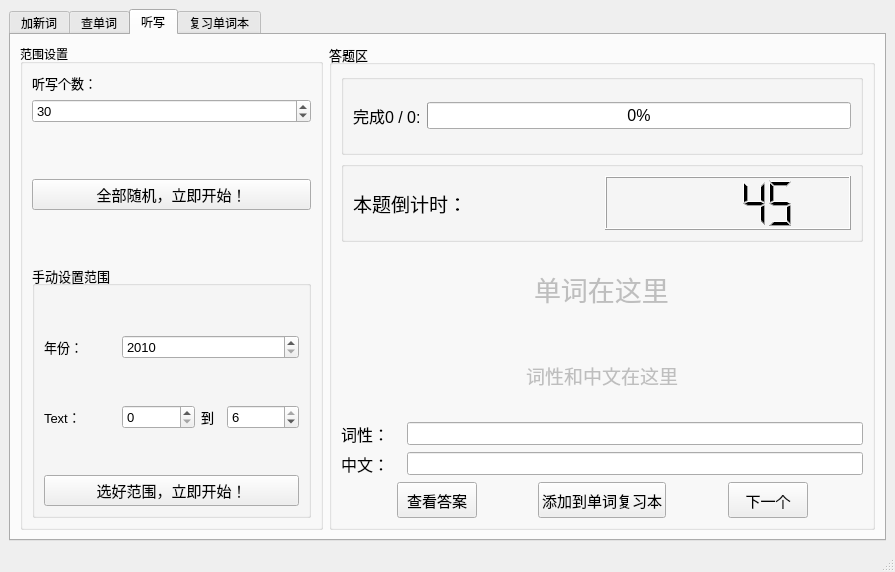
<?xml version="1.0" encoding="UTF-8"?>
<ui version="4.0">
 <class>MainWindow</class>
 <widget class="QMainWindow" name="MainWindow">
  <property name="geometry">
   <rect>
    <x>0</x>
    <y>0</y>
    <width>895</width>
    <height>572</height>
   </rect>
  </property>
  <property name="windowTitle">
   <string>MainWindow</string>
  </property>
  <widget class="QWidget" name="centralwidget">
   <layout class="QGridLayout" name="gridLayout">
    <item row="0" column="0">
     <widget class="QTabWidget" name="tabWidget">
      <property name="currentIndex">
       <number>2</number>
      </property>
      <widget class="QWidget" name="tab_1">
       <attribute name="title">
        <string>加新词</string>
       </attribute>
       <layout class="QVBoxLayout" name="verticalLayout">
        <item>
         <widget class="QGroupBox" name="groupBox_11">
          <property name="font">
           <font>
            <family>Microsoft YaHei UI</family>
            <pointsize>9</pointsize>
           </font>
          </property>
          <property name="title">
           <string>往词典里添加新单词，宝贝可以自己修改添加</string>
          </property>
          <layout class="QGridLayout" name="gridLayout_11">
           <item row="1" column="0">
            <layout class="QHBoxLayout" name="horizontalLayout_5">
             <item>
              <widget class="QPushButton" name="pushButton_add">
               <property name="minimumSize">
                <size>
                 <width>36</width>
                 <height>36</height>
                </size>
               </property>
               <property name="maximumSize">
                <size>
                 <width>36</width>
                 <height>36</height>
                </size>
               </property>
               <property name="font">
                <font>
                 <family>Consolas</family>
                 <pointsize>20</pointsize>
                 <weight>75</weight>
                 <italic>false</italic>
                 <bold>true</bold>
                </font>
               </property>
               <property name="text">
                <string>+</string>
               </property>
              </widget>
             </item>
             <item>
              <widget class="QPushButton" name="pushButton_remove">
               <property name="minimumSize">
                <size>
                 <width>36</width>
                 <height>36</height>
                </size>
               </property>
               <property name="maximumSize">
                <size>
                 <width>36</width>
                 <height>36</height>
                </size>
               </property>
               <property name="font">
                <font>
                 <family>Consolas</family>
                 <pointsize>20</pointsize>
                 <weight>75</weight>
                 <bold>true</bold>
                </font>
               </property>
               <property name="text">
                <string>—</string>
               </property>
              </widget>
             </item>
             <item>
              <spacer name="horizontalSpacer_6">
               <property name="orientation">
                <enum>Qt::Horizontal</enum>
               </property>
               <property name="sizeHint" stdset="0">
                <size>
                 <width>40</width>
                 <height>20</height>
                </size>
               </property>
              </spacer>
             </item>
             <item>
              <widget class="QPushButton" name="pushButton_undo">
               <property name="minimumSize">
                <size>
                 <width>36</width>
                 <height>36</height>
                </size>
               </property>
               <property name="maximumSize">
                <size>
                 <width>36</width>
                 <height>36</height>
                </size>
               </property>
               <property name="styleSheet">
                <string notr="true">QPushButton{border-image: url(:/redo-undo/undo.png);}
QPushButton:hover{border-image: url(:/redo-undo/undo-2.png);}
QPushButton:pressed{border-image: url(:/redo-undo/undo-1.png);}</string>
               </property>
               <property name="text">
                <string/>
               </property>
              </widget>
             </item>
             <item>
              <widget class="QPushButton" name="pushButton_redo">
               <property name="minimumSize">
                <size>
                 <width>36</width>
                 <height>36</height>
                </size>
               </property>
               <property name="maximumSize">
                <size>
                 <width>36</width>
                 <height>36</height>
                </size>
               </property>
               <property name="styleSheet">
                <string notr="true">QPushButton{border-image: url(:/redo-undo/redo.png);}
QPushButton:hover{border-image: url(:/redo-undo/redo-2.png);}
QPushButton:pressed{border-image: url(:/redo-undo/redo-1.png);}</string>
               </property>
               <property name="text">
                <string/>
               </property>
              </widget>
             </item>
             <item>
              <widget class="QPushButton" name="pushButton_add_word_save">
               <property name="font">
                <font>
                 <family>Showcard Gothic</family>
                 <pointsize>12</pointsize>
                </font>
               </property>
               <property name="text">
                <string>SAVE</string>
               </property>
              </widget>
             </item>
            </layout>
           </item>
           <item row="0" column="0" colspan="2">
            <widget class="QTableWidget" name="tableWidget_add_word">
             <property name="font">
              <font>
               <pointsize>10</pointsize>
              </font>
             </property>
             <property name="contextMenuPolicy">
              <enum>Qt::CustomContextMenu</enum>
             </property>
             <attribute name="horizontalHeaderVisible">
              <bool>false</bool>
             </attribute>
             <attribute name="verticalHeaderVisible">
              <bool>false</bool>
             </attribute>
             <column>
              <property name="text">
               <string>年份</string>
              </property>
             </column>
             <column>
              <property name="text">
               <string>Text</string>
              </property>
             </column>
             <column>
              <property name="text">
               <string>单词</string>
              </property>
             </column>
             <column>
              <property name="text">
               <string>词性</string>
              </property>
             </column>
             <column>
              <property name="text">
               <string>中文</string>
              </property>
             </column>
            </widget>
           </item>
          </layout>
         </widget>
        </item>
       </layout>
      </widget>
      <widget class="QWidget" name="tab_2">
       <attribute name="title">
        <string>查单词</string>
       </attribute>
       <layout class="QVBoxLayout" name="verticalLayout_3">
        <item>
         <widget class="QGroupBox" name="groupBox_2">
          <property name="title">
           <string>快捷查词</string>
          </property>
          <layout class="QGridLayout" name="gridLayout_3">
           <item row="1" column="0" colspan="2">
            <layout class="QHBoxLayout" name="horizontalLayout_3">
             <item>
              <widget class="QLabel" name="label">
               <property name="text">
                <string>年份：</string>
               </property>
              </widget>
             </item>
             <item>
              <widget class="QComboBox" name="comboBox_year">
               <property name="minimumSize">
                <size>
                 <width>100</width>
                 <height>0</height>
                </size>
               </property>
               <property name="currentText">
                <string/>
               </property>
              </widget>
             </item>
             <item>
              <spacer name="horizontalSpacer_5">
               <property name="orientation">
                <enum>Qt::Horizontal</enum>
               </property>
               <property name="sizeHint" stdset="0">
                <size>
                 <width>40</width>
                 <height>20</height>
                </size>
               </property>
              </spacer>
             </item>
             <item>
              <widget class="QLabel" name="label_2">
               <property name="text">
                <string>Text：</string>
               </property>
              </widget>
             </item>
             <item>
              <widget class="QComboBox" name="comboBox_lesson">
               <property name="minimumSize">
                <size>
                 <width>100</width>
                 <height>0</height>
                </size>
               </property>
              </widget>
             </item>
             <item>
              <spacer name="horizontalSpacer_7">
               <property name="orientation">
                <enum>Qt::Horizontal</enum>
               </property>
               <property name="sizeHint" stdset="0">
                <size>
                 <width>40</width>
                 <height>20</height>
                </size>
               </property>
              </spacer>
             </item>
             <item>
              <widget class="QLabel" name="label_search_word">
               <property name="text">
                <string>输入查询内容：</string>
               </property>
              </widget>
             </item>
             <item>
              <widget class="QLineEdit" name="lineEdit_search_word">
               <property name="minimumSize">
                <size>
                 <width>240</width>
                 <height>0</height>
                </size>
               </property>
              </widget>
             </item>
             <item>
              <widget class="QPushButton" name="pushButton_search_word">
               <property name="text">
                <string>快查一下</string>
               </property>
              </widget>
             </item>
            </layout>
           </item>
          </layout>
         </widget>
        </item>
        <item>
         <layout class="QHBoxLayout" name="horizontalLayout_6" stretch="8,2">
          <item>
           <widget class="QTableWidget" name="tableWidget_search_word">
            <column>
             <property name="text">
              <string>年份</string>
             </property>
            </column>
            <column>
             <property name="text">
              <string>Text</string>
             </property>
            </column>
            <column>
             <property name="text">
              <string>单词</string>
             </property>
            </column>
            <column>
             <property name="text">
              <string>词性</string>
             </property>
            </column>
            <column>
             <property name="text">
              <string>中文</string>
             </property>
            </column>
           </widget>
          </item>
          <item>
           <widget class="QGroupBox" name="groupBox">
            <property name="title">
             <string>历史搜索记录</string>
            </property>
            <layout class="QVBoxLayout" name="verticalLayout_4">
             <item>
              <widget class="QListWidget" name="listWidget_history">
               <property name="maximumSize">
                <size>
                 <width>16777215</width>
                 <height>16777215</height>
                </size>
               </property>
              </widget>
             </item>
             <item>
              <widget class="QPushButton" name="pushButton_history">
               <property name="text">
                <string>清空</string>
               </property>
              </widget>
             </item>
            </layout>
           </widget>
          </item>
         </layout>
        </item>
       </layout>
      </widget>
      <widget class="QWidget" name="tab_3">
       <attribute name="title">
        <string>听写</string>
       </attribute>
       <layout class="QGridLayout" name="gridLayout_4" columnstretch="5,9">
        <item row="0" column="0">
         <widget class="QGroupBox" name="groupBox_3">
          <property name="title">
           <string>范围设置</string>
          </property>
          <layout class="QVBoxLayout" name="verticalLayout_2">
           <item>
            <widget class="QLabel" name="label_range_num">
             <property name="font">
              <font>
               <family>Microsoft YaHei UI</family>
               <pointsize>10</pointsize>
              </font>
             </property>
             <property name="text">
              <string>听写个数：</string>
             </property>
            </widget>
           </item>
           <item>
            <widget class="QSpinBox" name="spinBox_num">
             <property name="font">
              <font>
               <family>Microsoft YaHei UI</family>
               <pointsize>10</pointsize>
              </font>
             </property>
             <property name="maximum">
              <number>999</number>
             </property>
             <property name="singleStep">
              <number>5</number>
             </property>
             <property name="value">
              <number>30</number>
             </property>
            </widget>
           </item>
           <item>
            <spacer name="verticalSpacer_6">
             <property name="orientation">
              <enum>Qt::Vertical</enum>
             </property>
             <property name="sizeHint" stdset="0">
              <size>
               <width>20</width>
               <height>40</height>
              </size>
             </property>
            </spacer>
           </item>
           <item>
            <widget class="QPushButton" name="pushButton_range_start1">
             <property name="font">
              <font>
               <family>Microsoft YaHei UI</family>
               <pointsize>11</pointsize>
              </font>
             </property>
             <property name="text">
              <string>全部随机，立即开始！</string>
             </property>
            </widget>
           </item>
           <item>
            <spacer name="verticalSpacer">
             <property name="orientation">
              <enum>Qt::Vertical</enum>
             </property>
             <property name="sizeHint" stdset="0">
              <size>
               <width>20</width>
               <height>40</height>
              </size>
             </property>
            </spacer>
           </item>
           <item>
            <widget class="QGroupBox" name="groupBox_5">
             <property name="font">
              <font>
               <family>Microsoft YaHei UI</family>
               <pointsize>10</pointsize>
              </font>
             </property>
             <property name="title">
              <string>手动设置范围</string>
             </property>
             <layout class="QGridLayout" name="gridLayout_5">
              <item row="2" column="0">
               <spacer name="verticalSpacer_3">
                <property name="orientation">
                 <enum>Qt::Vertical</enum>
                </property>
                <property name="sizeHint" stdset="0">
                 <size>
                  <width>20</width>
                  <height>40</height>
                 </size>
                </property>
               </spacer>
              </item>
              <item row="7" column="0" colspan="4">
               <widget class="QPushButton" name="pushButton_range_start2">
                <property name="font">
                 <font>
                  <family>Microsoft YaHei UI</family>
                  <pointsize>11</pointsize>
                 </font>
                </property>
                <property name="text">
                 <string>选好范围，立即开始！</string>
                </property>
               </widget>
              </item>
              <item row="3" column="1">
               <widget class="QSpinBox" name="spinBox_text_from">
                <property name="minimum">
                 <number>0</number>
                </property>
                <property name="maximum">
                 <number>6</number>
                </property>
                <property name="value">
                 <number>0</number>
                </property>
               </widget>
              </item>
              <item row="3" column="3">
               <widget class="QSpinBox" name="spinBox_text_to">
                <property name="maximum">
                 <number>6</number>
                </property>
                <property name="value">
                 <number>6</number>
                </property>
               </widget>
              </item>
              <item row="1" column="0">
               <widget class="QLabel" name="label_range_year">
                <property name="text">
                 <string>年份：</string>
                </property>
               </widget>
              </item>
              <item row="3" column="2">
               <widget class="QLabel" name="label_range_to">
                <property name="maximumSize">
                 <size>
                  <width>20</width>
                  <height>16777215</height>
                 </size>
                </property>
                <property name="text">
                 <string>到</string>
                </property>
               </widget>
              </item>
              <item row="1" column="1" colspan="3">
               <widget class="QSpinBox" name="spinBox_year">
                <property name="minimum">
                 <number>2010</number>
                </property>
                <property name="maximum">
                 <number>2021</number>
                </property>
               </widget>
              </item>
              <item row="0" column="0">
               <spacer name="verticalSpacer_2">
                <property name="orientation">
                 <enum>Qt::Vertical</enum>
                </property>
                <property name="sizeHint" stdset="0">
                 <size>
                  <width>20</width>
                  <height>40</height>
                 </size>
                </property>
               </spacer>
              </item>
              <item row="3" column="0">
               <widget class="QLabel" name="label_range_text">
                <property name="text">
                 <string>Text：</string>
                </property>
               </widget>
              </item>
              <item row="6" column="0">
               <spacer name="verticalSpacer_5">
                <property name="orientation">
                 <enum>Qt::Vertical</enum>
                </property>
                <property name="sizeHint" stdset="0">
                 <size>
                  <width>20</width>
                  <height>40</height>
                 </size>
                </property>
               </spacer>
              </item>
             </layout>
            </widget>
           </item>
          </layout>
         </widget>
        </item>
        <item row="0" column="1">
         <widget class="QGroupBox" name="groupBox_4">
          <property name="font">
           <font>
            <family>Microsoft YaHei UI</family>
            <pointsize>10</pointsize>
           </font>
          </property>
          <property name="title">
           <string>答题区</string>
          </property>
          <layout class="QGridLayout" name="gridLayout_8">
           <item row="6" column="0">
            <widget class="QLabel" name="label_input_chinese">
             <property name="maximumSize">
              <size>
               <width>60</width>
               <height>16777215</height>
              </size>
             </property>
             <property name="font">
              <font>
               <pointsize>12</pointsize>
              </font>
             </property>
             <property name="text">
              <string>中文：</string>
             </property>
            </widget>
           </item>
           <item row="3" column="0" colspan="3" alignment="Qt::AlignHCenter">
            <widget class="QLabel" name="label_word">
             <property name="enabled">
              <bool>false</bool>
             </property>
             <property name="font">
              <font>
               <family>Microsoft YaHei UI</family>
               <pointsize>20</pointsize>
              </font>
             </property>
             <property name="text">
              <string>单词在这里</string>
             </property>
            </widget>
           </item>
           <item row="5" column="0">
            <widget class="QLabel" name="label_input_attr">
             <property name="maximumSize">
              <size>
               <width>60</width>
               <height>16777215</height>
              </size>
             </property>
             <property name="font">
              <font>
               <pointsize>12</pointsize>
              </font>
             </property>
             <property name="text">
              <string>词性：</string>
             </property>
            </widget>
           </item>
           <item row="0" column="0" colspan="3">
            <widget class="QGroupBox" name="groupBox_6">
             <property name="font">
              <font>
               <family>Microsoft YaHei UI</family>
               <pointsize>10</pointsize>
              </font>
             </property>
             <property name="title">
              <string/>
             </property>
             <layout class="QGridLayout" name="gridLayout_6">
              <item row="0" column="0">
               <widget class="QLabel" name="label_finish">
                <property name="font">
                 <font>
                  <pointsize>12</pointsize>
                 </font>
                </property>
                <property name="text">
                 <string>完成0 / 0:</string>
                </property>
               </widget>
              </item>
              <item row="0" column="1">
               <widget class="QProgressBar" name="progressBar_finish">
                <property name="font">
                 <font>
                  <pointsize>12</pointsize>
                 </font>
                </property>
                <property name="value">
                 <number>0</number>
                </property>
               </widget>
              </item>
             </layout>
            </widget>
           </item>
           <item row="5" column="1" colspan="2">
            <widget class="QLineEdit" name="lineEdit_input_attr"/>
           </item>
           <item row="7" column="0" colspan="3">
            <layout class="QHBoxLayout" name="horizontalLayout">
             <item>
              <spacer name="horizontalSpacer">
               <property name="orientation">
                <enum>Qt::Horizontal</enum>
               </property>
               <property name="sizeHint" stdset="0">
                <size>
                 <width>40</width>
                 <height>20</height>
                </size>
               </property>
              </spacer>
             </item>
             <item>
              <widget class="QPushButton" name="pushButton_get_answer">
               <property name="minimumSize">
                <size>
                 <width>0</width>
                 <height>36</height>
                </size>
               </property>
               <property name="font">
                <font>
                 <pointsize>11</pointsize>
                </font>
               </property>
               <property name="text">
                <string>查看答案</string>
               </property>
              </widget>
             </item>
             <item>
              <spacer name="horizontalSpacer_2">
               <property name="orientation">
                <enum>Qt::Horizontal</enum>
               </property>
               <property name="sizeHint" stdset="0">
                <size>
                 <width>40</width>
                 <height>20</height>
                </size>
               </property>
              </spacer>
             </item>
             <item>
              <widget class="QPushButton" name="pushButton_add_to_notebook">
               <property name="minimumSize">
                <size>
                 <width>0</width>
                 <height>36</height>
                </size>
               </property>
               <property name="font">
                <font>
                 <pointsize>11</pointsize>
                </font>
               </property>
               <property name="text">
                <string>添加到单词复习本</string>
               </property>
              </widget>
             </item>
             <item>
              <spacer name="horizontalSpacer_4">
               <property name="orientation">
                <enum>Qt::Horizontal</enum>
               </property>
               <property name="sizeHint" stdset="0">
                <size>
                 <width>40</width>
                 <height>20</height>
                </size>
               </property>
              </spacer>
             </item>
             <item>
              <widget class="QPushButton" name="pushButton_next_word">
               <property name="minimumSize">
                <size>
                 <width>0</width>
                 <height>36</height>
                </size>
               </property>
               <property name="font">
                <font>
                 <pointsize>11</pointsize>
                </font>
               </property>
               <property name="text">
                <string>下一个</string>
               </property>
              </widget>
             </item>
             <item>
              <spacer name="horizontalSpacer_3">
               <property name="orientation">
                <enum>Qt::Horizontal</enum>
               </property>
               <property name="sizeHint" stdset="0">
                <size>
                 <width>40</width>
                 <height>20</height>
                </size>
               </property>
              </spacer>
             </item>
            </layout>
           </item>
           <item row="4" column="0" colspan="3" alignment="Qt::AlignHCenter">
            <widget class="QLabel" name="label_chinese_attr">
             <property name="enabled">
              <bool>false</bool>
             </property>
             <property name="font">
              <font>
               <pointsize>14</pointsize>
              </font>
             </property>
             <property name="text">
              <string>词性和中文在这里</string>
             </property>
            </widget>
           </item>
           <item row="1" column="0" colspan="3">
            <widget class="QGroupBox" name="groupBox_7">
             <property name="font">
              <font>
               <family>Microsoft YaHei UI</family>
               <pointsize>10</pointsize>
              </font>
             </property>
             <property name="title">
              <string/>
             </property>
             <layout class="QGridLayout" name="gridLayout_7">
              <item row="0" column="0">
               <widget class="QLabel" name="label_timer">
                <property name="font">
                 <font>
                  <family>Microsoft YaHei UI</family>
                  <pointsize>14</pointsize>
                 </font>
                </property>
                <property name="text">
                 <string>本题倒计时：</string>
                </property>
               </widget>
              </item>
              <item row="0" column="1">
               <widget class="QLCDNumber" name="lcdNumber_timer">
                <property name="font">
                 <font>
                  <family>Microsoft YaHei UI</family>
                  <pointsize>12</pointsize>
                 </font>
                </property>
                <property name="intValue" stdset="0">
                 <number>45</number>
                </property>
               </widget>
              </item>
             </layout>
            </widget>
           </item>
           <item row="6" column="1" colspan="2">
            <widget class="QLineEdit" name="lineEdit_input_chinese"/>
           </item>
          </layout>
         </widget>
        </item>
       </layout>
      </widget>
      <widget class="QWidget" name="tab_4">
       <attribute name="title">
        <string>复习单词本</string>
       </attribute>
       <layout class="QGridLayout" name="gridLayout_9">
        <item row="0" column="0">
         <widget class="QGroupBox" name="groupBox_8">
          <property name="font">
           <font>
            <family>Microsoft YaHei UI</family>
            <pointsize>9</pointsize>
           </font>
          </property>
          <property name="title">
           <string>记录错词和难词，宝贝可以自己修改添加</string>
          </property>
          <layout class="QGridLayout" name="gridLayout_10">
           <item row="1" column="0">
            <widget class="QPushButton" name="pushButton_notebook_addLine">
             <property name="text">
              <string>添加一行</string>
             </property>
            </widget>
           </item>
           <item row="0" column="0">
            <widget class="QTableWidget" name="tableWidget_notebook"/>
           </item>
           <item row="2" column="0">
            <widget class="QPushButton" name="pushButton_notebook_delLine">
             <property name="text">
              <string>删除选中行</string>
             </property>
            </widget>
           </item>
          </layout>
         </widget>
        </item>
        <item row="1" column="0">
         <widget class="QGroupBox" name="groupBox_9">
          <property name="title">
           <string/>
          </property>
          <layout class="QHBoxLayout" name="horizontalLayout_2">
           <item>
            <widget class="QPushButton" name="pushButton_notebook_rollback">
             <property name="text">
              <string>撤销修改</string>
             </property>
            </widget>
           </item>
           <item>
            <widget class="QPushButton" name="pushButton_notebook_save">
             <property name="text">
              <string>保存修改</string>
             </property>
            </widget>
           </item>
          </layout>
         </widget>
        </item>
       </layout>
      </widget>
     </widget>
    </item>
   </layout>
  </widget>
  <widget class="QStatusBar" name="statusbar"/>
  <action name="undo_action">
   <property name="icon">
    <iconset resource="source/undoIcon.qrc">
     <normaloff>:/redo-undo/undo.png</normaloff>:/redo-undo/undo.png</iconset>
   </property>
   <property name="text">
    <string>撤销</string>
   </property>
   <property name="toolTip">
    <string>&lt;html&gt;&lt;head/&gt;&lt;body&gt;&lt;p&gt;撤销你的&lt;span style=&quot; font-weight:600;&quot;&gt;上一步&lt;/span&gt;操作&lt;/p&gt;&lt;/body&gt;&lt;/html&gt;</string>
   </property>
   <property name="shortcut">
    <string>Ctrl+Z</string>
   </property>
  </action>
 </widget>
 <resources>
  <include location="source/undoIcon.qrc"/>
 </resources>
 <connections/>
</ui>
